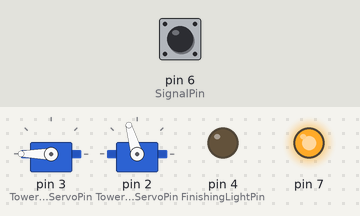
The sketch below on a simulated Arduino Uno, built with avr-gcc and run on an emulated ATmega328P. On the bench: 2 × servo, output pins drawn as LEDs (lit = HIGH). The test bench sets the inputs (shaded band); at power-on: pin 6 (SignalPin) LOW. What the sketch prints to the serial monitor is not drawn.

Above: at 3.8 s.
3.9 s: pin 6 (SignalPin) pulsed HIGH 2 times (0.12 s each, 0.3 s apart)
At 9.0 s:
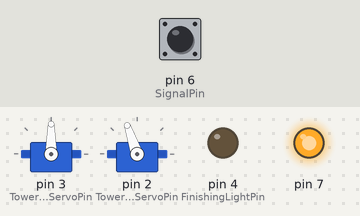
At 24.2 s:
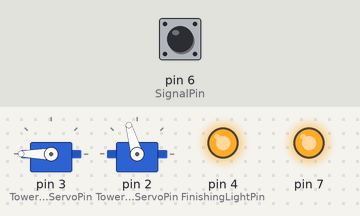
Timing chart, 0 to 25.3 s (numbered marks = the images above; inputs shaded):
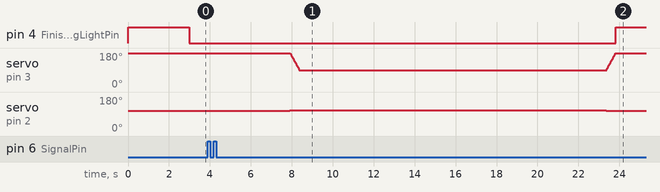

The sketch:

TowerTest.ino
```cpp
#include <ArduinoSTL.h>
#include <Servo.h>

using namespace std;


//Global Constants
#define SignalPin 6             //Input pin that receives signal from Start and Stop buttons
#define OutputHigh 7
#define FinishingLightPin 4      //Finishing Light Pin
#define TowerRaiseServoPin 3     //Tower Raise/Lower Servo Pin
#define TowerRotateServoPin 2    //Tower Rotation Servo Pin
#define TowerRaisedDegree 90     //Degree at which Camera Arm is raised
#define TowerLoweredDegree 180   //Degree at which Camera Arm is lowered
#define RotationSpeed 95         //Degree speed at which Tower Rotation Servo rotates
#define ServoMid 1634
//+ = ccw, - = cw for positional servo
// = ccw,  = cw for continuous servo


//Contains Drone data
class Drone {
private:
  int number;             //Drone ID number
  char numChar;           //Drone ID number as char
  char machineID;         //Drone Machine ID number
public:
  Drone(){
    this->number = 0;
    this->numChar = '0';
    this->machineID = 0;
  }
  Drone(int n, char id){
    this->number = n;
    this->numChar = '0' + n;
    this->machineID = id;
  }
  ~Drone(){  }

  int getNum() {  return this->number; }
  char getNumChar() { return this->numChar;  }
  char getID()  { return this->machineID;  }

  void setNum(int i){
    this->number = i;
    this->numChar = '0' + i;
  }
};


//Class for wrapping serial communication messages
class Message {
  public:
    char source;
    char dest;
    String message;

    Message(char s, char d, String m){
      this->source = s;
      this->dest = d;
      this->message = m;
    }
    Message(char d, String m){
      Message('a', d, m);
    }
    Message(){
      this->source = ' ';
      this->dest = ' ';
      this->message = "";
    }
    ~Message(){  }

    //Writes String object to buffer
    //  Arguments:
    //    String data - Data to send
    void serialString(String data){
      for(int i = 0; i < data.length(); ++i)
        Serial.write(data[i]);
    }

    //Receives a message regardless of destination while blocking execution
    //  Returns - Message - message received
    Message receiveAnyMessageBlocking(){
      while(true){
        while(Serial.available() > 0)
          if(Serial.read() == 's'){
            String input = Serial.readStringUntil('x');
            Message output = Message(input[0], input[1], input.substring(2, input.length() - 3));
            return output;
          }
        delay(20);
      }
    }

    //Receives a message while blocking execution
    //  Returns - Message - message received
    Message receiveMessageBlocking(){
      while(true){
        while(Serial.available() > 0)
          if(Serial.read() == 's'){
            String input = Serial.readStringUntil('x');
            if(input[1] == 'a'){
              Message output = Message(input[0], input[1], input.substring(2, input.length() - 3));
              return output;
            }
          }
        delay(20);
      }
    }

    //Receives message without blocking execution
    //  Return - Message or NULL
    Message receiveMessage(){
      if(Serial.available() > 0) {
        while(Serial.read() != 's')
          if(Serial.available() == 0)
            return Message();
        String input = Serial.readStringUntil('x');
        if(input[1] == 'a' || input[1] == 'A'){
          Message output = Message(input[0], input[1], input.substring(2, input.length() - 3));
          return output;
        }
      }
    }

    //Returns boolean of message equality
    bool equal(Message b){
      if(this->source == b.source && this->dest == b.dest && this->message == b.message)
        return true;
      else
        return false;
    }

    //Sends a message through Serial
    //  Arguments:
    //    char d - Destination character
    //    String m - Message
    bool sendMessage(char d, String m){
      this->serialString(String("sa" + d + m + "x"));
      Serial.flush();
    }

    //Returns boolean comparison to NULL
    bool isNull(){
      return (this == NULL) || (this->source == ' ' && this->dest == ' ' && this->message == "");
    }
};

Message messHandl;


//Handles serial communications functions
class SerialCom {
public:
  //Constructor begins and waits for serial communications
  SerialCom(){  }
  ~SerialCom(){  }


  //Function to transmit Instruction to selected drone
  //  Arguments:
  //    char dest - Destination character
  void transmitInstruction(char dest){
    messHandl.sendMessage(dest, "I");
    byte temp[8];
    while(true){
      Serial.readBytes(temp, 8);
      Serial.write(temp, 8);
      if((char) temp[7] == 'E')
        break;
    }
  }

  //Function to transmit a binary image file in chunks of 32 bytes
  //  Arguments:
  //    int size - Size of file in bytes
  void transmitBinaryImage(int size){
    messHandl.sendMessage('p', "L");
    messHandl.sendMessage('p', String(size));
    int remainder = size % 32;
    byte temp[32];
    for(int i = 0; i < size; i += 32){
      Serial.readBytes(temp, 32);
      Serial.write(temp, 32);
    }
    if(remainder > 0){
      Serial.readBytes(temp, remainder);
      Serial.write(temp, remainder);
    }
  }

  //Function to wait for given message
  //  Arguments:
  //    Message m - Message to wait for
  //  Return - boolean success
  bool waitFor(Message m){
    while(true)
      if(m.equal(messHandl.receiveMessageBlocking()))
        return true;
  }

  //Function to test communications between Arduino MEGA and Raspberry Pi
  //  Return - int holding execution mode
  int commTest(){
    Message m;
    while(true){
      messHandl.sendMessage('p', "T");
      delay(2);
      m = messHandl.receiveMessage();
      if(!m.isNull())
        if(m.source == 'p')
          return m.message.toInt();
      delay(20);
    }
  }

  //Waits for and communicates with drones
  //  Arguments:
  //    int i - Drone index number
  //  Return - Drone d
  Drone findDrone(int i){
    this->waitFor(Message('?', 'a', "C"));
    messHandl.sendMessage('0' + i, "C");
    while(true){
      Message m = messHandl.receiveMessageBlocking();
      if(m.source == ('0' + i))
        return Drone(i, m.message[0]);
    }
  }

  //Sends Drone info to the raspberry pi
  //  Arguments:
  //    vector<Drone> ds - Vector containing drones to send
  //  Return - boolean success
  bool sendDrones(vector<Drone> ds){
    for(vector<Drone>::iterator it = ds.begin(); it != ds.end(); ++it){
      messHandl.sendMessage('p', String("" + it->getNum() + it->getID()));
      this->waitFor(Message('p', 'a', "A"));
    }
  }

  //Connects to all Drones
  //  Arguments:
  //    int num - Number of drones to connect
  //  Return - vector<Drone> - Vector containing all Drone objects
  vector<Drone> findDrones(int num) {
    vector<Drone> tempDrones;
    for(int i = 1; i <= num; i++)
      tempDrones.push_back(this->findDrone(i));
    return tempDrones;
  }
};


//Global Variables
int MODE;           //Execution mode, received from Pi
SerialCom SER;
vector<Drone> drones;
Message mess;
Servo TowerRaise, TowerRotate;


//Helper and Wrapper Functions

//Waits for high signal from Start button
void waitForStart(){
  while(digitalRead(SignalPin) != HIGH){
    delay(10);
  }
}

//Wrapper to begin rotation
void setRotation(int speed){
  TowerRotate.writeMicroseconds(ServoMid + speed);
}

//Wrapper to raise camera arm
void raiseTower(){
  for(int i = TowerLoweredDegree; i >= TowerRaisedDegree; i--){
    TowerRaise.write(i);
    delay(5);
  }
}

void lowerTower(){
  for(int i = TowerRaisedDegree; i <= TowerLoweredDegree; i++){
    TowerRaise.write(i);
    delay(5);
  }
}

//Actions to be taken at the end of execution
void finishingActions(){
  messHandl.sendMessage('A', "B");          //Send Stop signal
  setRotation(0);                           //Stop Rotation
  lowerTower();                             //Lower Tower
  digitalWrite(FinishingLightPin, HIGH);    //Activate Finishing Light
  while(true){
    delay(100);                             //Stop processing by looping indefinitely
  }
}

void startstoploop(){
  if(digitalRead(6) == HIGH)
    Serial.write("High");
  else
    Serial.write("Low");
}

void setup() {

  TowerRaise.write(TowerLoweredDegree);
  TowerRaise.attach(TowerRaiseServoPin);
  setRotation(0);
  TowerRotate.attach(TowerRotateServoPin);

  Serial.begin(9600);
  while(!Serial){}
  // put your setup code here, to run once:
  pinMode(FinishingLightPin, OUTPUT);
  digitalWrite(FinishingLightPin, HIGH);
  Serial.println("test");
  delay(3000);
  digitalWrite(FinishingLightPin, LOW);
  Serial.println("Pins");
  pinMode(7, OUTPUT);
  pinMode(6, INPUT);
  digitalWrite(7, HIGH);
  Serial.println("Rotation");
  waitForStart();
  delay(2000);
  setRotation(0);
  delay(2000);
  setRotation(30);
  raiseTower();
  delay(15000);
  setRotation(0);
  lowerTower();
  digitalWrite(FinishingLightPin, HIGH);
}


void loop() {
  // put your main code here, to run repeatedly:
  startstoploop();
}
```

Measured:
- after the input at 3.9 s, pin 4 (FinishingLightPin): LOW → HIGH after 19.9 s; servo on pin 2 (TowerRotateServoPin): 106° → 109° after 4.0 s, → 106° 15.5 s later
